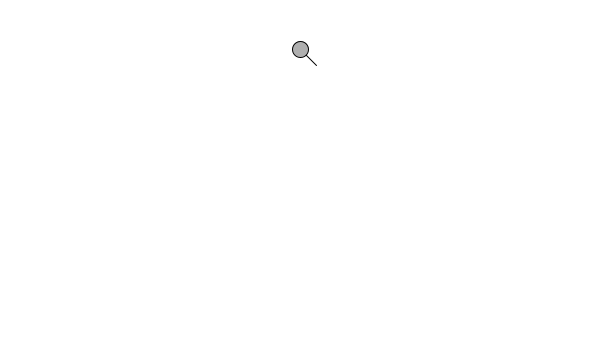
Frame 1 (no input)
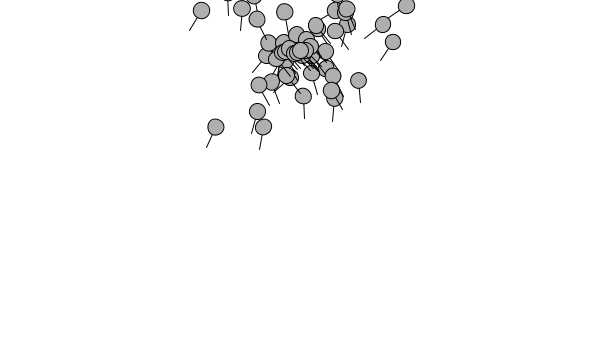
Frame 60 (the mouse pressed at the canvas centre just before this capture)
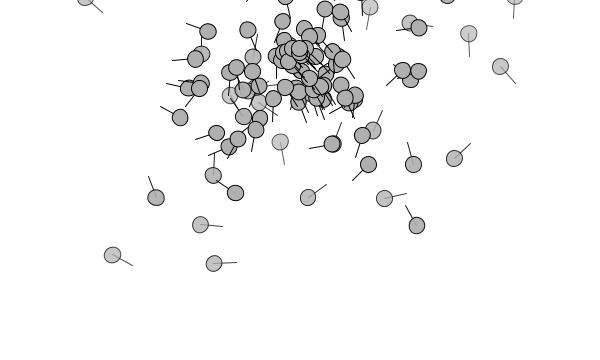
Frame 120 (the mouse held since frame 60 and released just before this capture)

The Processing sketch that drew these frames (run headless with seeded random() and noise(); from frame 60 on, the mouse is pressed at the canvas centre):

// Processing sketch: sketch_4_2_Particles_with_ArrayList_and_Iterator
// ── sketch_4_2_Particles_with_ArrayList_and_Iterator.pde
import java.util.Iterator;

class Particle{
 
  PVector location;
  PVector velocity;
  PVector acceleration;
  float lifespan;
  
  float angle;
  float aVelocity;
  float aAcceleration;
  
  
  Particle(PVector l){
   
    location = l.copy();
    velocity = new PVector(random(-2,2),random(-2,2));
    acceleration = new PVector(0,0);
    lifespan = 400;
    
    angle = 0;
    aVelocity = 0;
    aAcceleration = 0;
    
    
  }
  
  boolean isDead(){
  
    if (lifespan < 0.0){
     return true; 
    }
    else{
      return false;
    }
  
  }
  
  void update(){
   velocity.add(acceleration);
   location.add(velocity); 
   lifespan -=2;
   
   aAcceleration = acceleration.mag() / 10;
   aVelocity += aAcceleration;
   angle += aVelocity;
   

    acceleration.mult(0);
  }
  
  void display(){
   stroke(0,lifespan);
   fill(175,lifespan);
   
   pushMatrix();
   translate(location.x, location.y);
   rotate(angle);
   line(0,0,16,16);
   ellipse(0,0,16,16);
   popMatrix();
  }
  
  void run(){
  
    update();
    display();
  
  }
  
  void applyForce(PVector force){
    acceleration.add(force);
    
  }
  
  void checkEdges(){
   if (location.x > width){
     location.x = width;
     velocity.x *= -1;
   }
   else if(location.x < 0){
     location.x = 0;
     velocity.x *= -1;
   }
   
   if (location.y > height){
     location.y = height;
     velocity.y *= -1;
   }
   else if(location.y < 0){
     location.y = 0;
     velocity.y *= -1;
   }
  }
}




ArrayList<Particle> particles;
PVector gravity;

void setup(){
  size(600,360);
  particles = new ArrayList<Particle>();
  gravity = new PVector(0,0.01);
}


void draw(){
   background(255);

  particles.add(new Particle(new PVector(width/2,50)));
  
  Iterator<Particle> it = particles.iterator();
  
  while (it.hasNext()){
   Particle p = it.next();
   p.applyForce(gravity);
   p.run();
   
   if (p.isDead()){
    it.remove(); 
   }
  }
  
  
  
  
  
  
  
  
  
  

}
